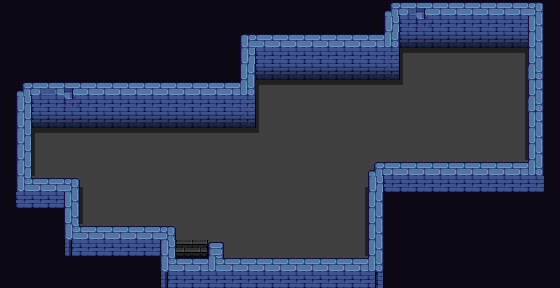

This game map was drawn from its Tiled (.tmx) file and the tilesets committed beside it. A one-line description and the trimmed map source follow:
An orthogonal 35x18 tile map with 16x16 px tiles, 3 tile layers (Base, Ground, Upper), 3 tilesets and 18 objects (4x Color Blocker, 3x WorldObject, 2x Entrance, 2x Triggered Door 1, 2x Floor Switch, ...).

<map version="1.9" tiledversion="1.9.0" orientation="orthogonal" renderorder="right-down" width="35" height="18" tilewidth="16" tileheight="16" infinite="0" nextlayerid="7" nextobjectid="45">
 <properties>
  <property name="Dungeon" value="Forest" />
  <property name="MapAbove" value="" />
  <property name="MapType" value="Forest" />
 </properties>
 <tileset firstgid="1" source="../Tilesets/stock_dungeon_walls.tsx" />
 <tileset firstgid="484" source="../Tilesets/stock_dungeon_floor.tsx" />
 <tileset firstgid="822" source="../Tilesets/stock_dungeon_stairs.tsx" />
 <layer id="1" name="Base" width="35" height="18">
  <data>[630 cells, 630 non-empty, 2 distinct tile ids]</data>
 </layer>
 <layer id="2" name="Ground" width="35" height="18">
  <data>[630 cells, 246 non-empty, 32 distinct tile ids]</data>
 </layer>
 <layer id="3" name="Upper" width="35" height="18">
  <data>[630 cells, 0 non-empty, 0 distinct tile ids]</data>
 </layer>
 <objectgroup id="4" name="Travel">
  <object id="3" name="Entrance" x="176" y="256" width="32" height="4">
   <properties>
    <property name="EntranceDir" value="Up" />
    <property name="Map" value="mapWoods" />
   </properties>
  </object>
  <object id="8" name="Entrance" x="448" y="16" width="32" height="4">
   <properties>
    <property name="EntranceDir" value="Down" />
    <property name="Map" value="mapDungeon_Forest_2" />
   </properties>
  </object>
 </objectgroup>
 <objectgroup id="5" name="MapObject">
  <object id="5" name="WorldObject" x="176" y="160" width="16" height="16">
   <properties>
    <property name="ObjectID" type="int" value="118" />
   </properties>
  </object>
  <object id="10" name="Triggered Door 1" x="48" y="144" width="32" height="16">
   <properties>
    <property name="MatchTrigger" value="Dungeon_1" />
    <property name="ObjectID" type="int" value="76" />
    <property name="OutTrigger" value="" />
    <property name="TriggerNumber" type="int" value="1" />
   </properties>
  </object>
  <object id="11" name="Key" x="224" y="128" width="16" height="16">
   <properties>
    <property name="ItemID" value="189" />
   </properties>
  </object>
  <object id="12" name="Key Door" x="448" y="32" width="32" height="16">
   <properties>
    <property name="KeyDoor" type="bool" value="true" />
    <property name="ObjectID" type="int" value="73" />
   </properties>
  </object>
  <object id="14" name="Spiked Ball" x="256" y="80" width="16" height="48">
   <properties>
    <property name="Move" value="Right" />
    <property name="ObjectID" type="int" value="86" />
   </properties>
  </object>
  <object id="15" name="Spikes" x="432" y="48" width="64" height="32">
   <properties>
    <property name="ObjectID" type="int" value="85" />
    <property name="Timer" type="float" value="1" />
   </properties>
  </object>
  <object id="35" name="Color Blocker" x="384" y="80" width="16" height="16">
   <properties>
    <property name="ObjectID" type="int" value="66" />
   </properties>
  </object>
  <object id="36" name="Color Blocker" x="320" y="112" width="16" height="48">
   <properties>
    <property name="ObjectID" type="int" value="67" />
   </properties>
  </object>
  <object id="37" name="Color Switch" x="256" y="208" width="16" height="16">
   <properties>
    <property name="ObjectID" type="int" value="68" />
   </properties>
  </object>
  <object id="38" name="Color Blocker" x="448" y="80" width="16" height="80">
   <properties>
    <property name="ObjectID" type="int" value="67" />
   </properties>
  </object>
  <object id="39" name="Color Blocker" x="288" y="208" width="80" height="16">
   <properties>
    <property name="ObjectID" type="int" value="66" />
   </properties>
  </object>
  <object id="40" name="Floor Switch" x="112" y="176" width="16" height="16">
   <properties>
    <property name="HoldDown" type="bool" value="true" />
    <property name="ObjectID" type="int" value="145" />
    <property name="OutTrigger" value="Dungeon_1" />
   </properties>
  </object>
  <object id="41" name="WorldObject" x="208" y="208" width="16" height="16">
   <properties>
    <property name="Movable" type="bool" value="true" />
    <property name="ObjectID" type="int" value="144" />
   </properties>
  </object>
  <object id="42" name="WorldObject" x="144" y="176" width="16" height="16">
   <properties>
    <property name="Movable" type="bool" value="true" />
    <property name="ObjectID" type="int" value="144" />
   </properties>
  </object>
  <object id="43" name="Floor Switch" x="240" y="176" width="16" height="16">
   <properties>
    <property name="HoldDown" type="bool" value="true" />
    <property name="ObjectID" type="int" value="145" />
    <property name="OnlyOnce" type="bool" value="true" />
    <property name="OutTrigger" value="Dungeon_2" />
   </properties>
  </object>
  <object id="44" name="Triggered Door 1" x="256" y="144" width="32" height="16">
   <properties>
    <property name="MatchTrigger" value="Dungeon_2" />
    <property name="ObjectID" type="int" value="76" />
    <property name="OutTrigger" value="" />
    <property name="TriggerNumber" type="int" value="1" />
   </properties>
  </object>
 </objectgroup>
 <objectgroup id="6" name="Character" visible="0" />
</map>
